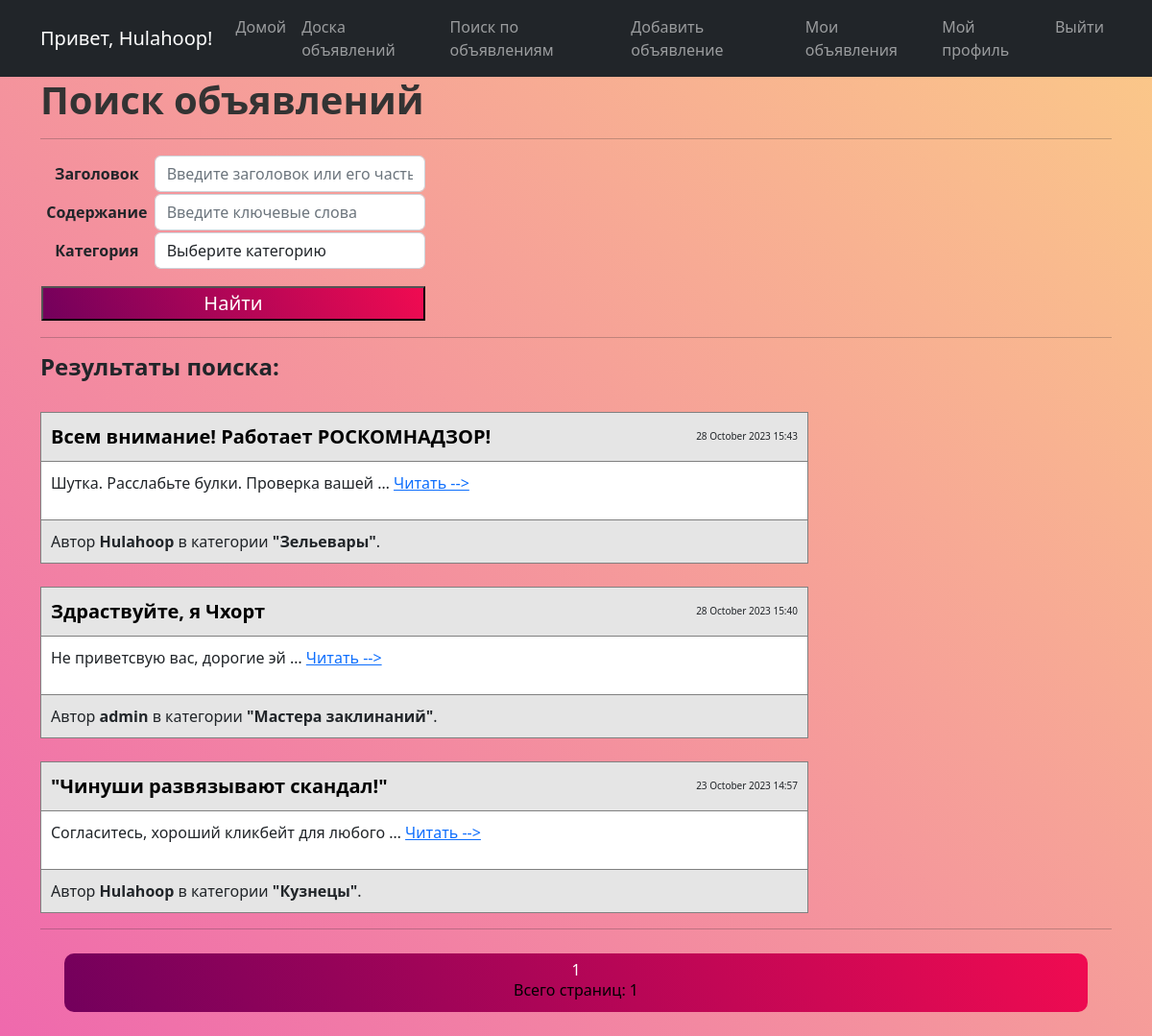
Page /board/search/ (signed in) on the committed database.
### board/models.py (models this page shows, shortened)
class Post(models.Model):
    CATEGORY_LIST = [
        ("tank", "Танки"),
        ('heal', "Хилы"),
        ("dd", "ДД"),
        ("buyers", "Торговцы"),
        ("gildemaster", "Гилдмастеры"),
        ("quest", "Квестгиверы"),
        ("smith", "Кузнецы"),
        ("tanner", "Кожевники"),
        ("potion", "Зельевары"),
        ("spellmaster", "Мастера заклинаний"),
    ]
    author = models.ForeignKey(User, on_delete=models.CASCADE)
    title = models.CharField(max_length=128)
    body = RichTextField(blank=True, null=True)
    date_creation = models.DateTimeField(auto_now_add=True)
    category = models.CharField(max_length=20, choices=CATEGORY_LIST)

### board/views.py (the view)
# urls.py: path('search/', PostSearch.as_view(), name='post_search'),
class PostSearch(ListView):
    model = Post
    ordering = '-date_creation'
    template_name = 'post_search.html'
    context_object_name = 'Post_search'
    paginate_by = PostsList.paginate_by
    def get_context_data(self, **kwargs):
        context = super().get_context_data(**kwargs)
        context['filterset'] = self.filterset
        context['cat_list'] = Post.CATEGORY_LIST
        return context
    def get_queryset(self):
        queryset = super().get_queryset()
        self.filterset = PostsFilter(self.request.GET, queryset)
        return self.filterset.qs

### board/templatetags/custom_filters.py (called while the page is built)
@register.filter(takes_context=True)
def readable_category(category, **kwargs):
    for model_category in Post.CATEGORY_LIST:
        if category == model_category[0]:
            return model_category[1]

### templates/post_search.html (shortened to what this page needs)
{% extends 'flatpages/default.html' %}
{% load custom_tags %}
{% load custom_filters %}
{% block content %}
    <h1 align="left" style="color: #333333"><b>Поиск объявлений</b></h1>
    <hr>
    <form action="" method="get" >
        <table style="width:400px">
            <tr>
                <td>
                    <label for="{{ filterset.form.title.id_for_label}}"><b>Заголовок</b></label>
                </td>
                <td>
                    <input
                        id="{{ filterset.form.title.id }}"
                        name="{{ filterset.form.title.name }}"
                        value="{% if not filterset.form.title.value %}{% else %}{{ filterset.form.title.value }}{% endif %}"
                        class="form-control"
                        placeholder="Введите заголовок или его часть">
                </td>
            </tr>
            <tr>
                <td>
                    <label for="{{ filterset.form.body.id_for_label }}"><b>Содержание</b></label>
                </td>
                <td>
                    <input
                        id="{{ filterset.form.body.id }}"
                        name="{{ filterset.form.body.name }}"
                        value="{% if not filterset.form.body.value %}{% else %}{{ filterset.form.body.value }}{% endif %}"
                        class="form-control"
                        placeholder="Введите ключевые слова">
                </td>
            </tr>
            <tr>
                <td>
                    <label for="id_category"><b>Категория</b></label>
                </td>
                <td>
                    <select name="{{ filterset.form.category.name }}" id="category_id" class="form-control">
                        <option value="">Выберите категорию</option>
                    </select>
                </td>
            </tr>
            <tr>
                <td colspan="2">
                    <input type="submit" class="mt-3 btn-primary" value="Найти" style="width:400px; background: linear-gradient(245deg,#F00B51,#73005C); color: white; font-size: 20px" />
                </td>
            </tr>
        </table>
    </form>
    <hr>
    {% if Post_search %}
        <h4 align="left"><b>Результаты поиска:</b></h4>
        {% for post in Post_search %}
        <table width="800px" border="1px" cellspacing="10" cellpadding="10">
            <tr align="left" bgcolor="#E5E5E5"  style="border-bottom: 0.5px solid gray">
                <td valign="bottom" style="">
                    <a href="{% url 'post_view_from_search_page' post.id %}" style="text-decoration: none; font-size: 20px; color: #000000"><b>{{ post.title }}</b></a>
                </td>
                <td align="right" width="16%" style="font-size: 10px">
                    {{ post.date_creation|date:"d F Y H:i" }}
                </td>
            </tr>
            <tr bgcolor="#FFFFFF" style="border-bottom: 0.5px solid gray;">
                <td align="left" colspan="2">
                    {{ post.body|safe|truncatewords:5 }}
                    <a href="{{ post.id }}"> Читать --></a>
                </td>
            </tr>
            <tr align="left" bgcolor="#E5E5E5">
                <td colspan="2">Автор <b>{{ post.author }}</b> в категории <b>"{{post.category|readable_category }}"</b>.</td>
            </tr>
            <br>
        </table>
        {% endfor %}
    {% else %}
        <h2><b>К сожалению, по Вашему запросу ничего не найдено :(</b></h2>
    {% endif %}
    <hr>
    <div style="background: linear-gradient(245deg,#F00B51,#73005C); ; border-radius:10px; text-align: center; color: white; margin: 25px; padding: 5px">
       {{ page_obj.number }}
        <br>
            <h6 style="color: black">Всего страниц: {{page_obj.paginator.num_pages }} </h6>
    </div>
{% endblock content %}

### templates/flatpages/default.html (shortened to what this page needs)
<!DOCTYPE html>
<html lang="en">
    <head>
        {% load static %}
        {% load custom_tags %}
        <link href="{% static 'css/styles.css' %}" rel="stylesheet" />
    </head>
    <body style="background: linear-gradient(45deg,#EF69AD,#FBCA88); background-attachment: fixed;">
        <nav class="navbar navbar-expand-lg navbar-dark bg-dark static-top">
           <div class="container">
               {% if user.username %}
               <a class="navbar-brand">Привет, {{ user.username }}!</a>
               {% else %}
               <a class="navbar-brand" href="{% url 'account_signup' %}">Станьте частью сообщества!</a>
               {% endif %}
               <div class="collapse navbar-collapse" id="navbarResponsive">
                   <ul class="navbar-nav ml-auto">
                       <li class="nav-item active">
                           <a class="nav-link" href="/">Домой</a>
                       </li>
                       <li class="nav-item">
                           <a class="nav-link" href="/board/">Доска объявлений</a>
                       </li>
                       <li class="nav-item">
                           <a class="nav-link" href="{% url 'post_search' %}">Поиск по объявлениям</a>
                       </li>
                       {% if user.username %}
                       <li class="nav-item">
                           <a class="nav-link" href="{% url 'post_create' %}">Добавить объявление</a>
                       </li>
                       <li class="nav-item">
                           <a class="nav-link" href="{% url 'my_posts_list' %}">Мои объявления</a>
                       </li>
                       <li class="nav-item">
                           <a class="nav-link" href="/profile/">Мой профиль</a>
                       </li>
                       <li class="nav-item">
                           <a class="nav-link" href="{% url 'account_logout' %}">Выйти</a>
                       </li>
                       {% endif %}
                   </ul>
               </div>
           </div>
        </nav>
        <div class="container">
            <div class="row">
                <div class="col-lg-12 text-center">
                   {% block content %}
                   {% endblock content %}
               </div>
            </div>
        </div>
    </body>
</html>

### rows in the picture
Post: title "Всем внимание! Работает РОСКОМНАДЗОР!", date_creation "28 October 2023 15:43", body "Шутка. Расслабьте булки. Проверка вашей …", author "Hulahoop", category|readable_category "Зельевары"
Post: title "Здраствуйте, я Чхорт", date_creation "28 October 2023 15:40", body "Не приветсвую вас, дорогие эй …", author "admin", category|readable_category "Мастера заклинаний"
Post: title "\"Чинуши развязывают скандал!\"", date_creation "23 October 2023 14:57", body "Согласитесь, хороший кликбейт для любого …", author "Hulahoop", category|readable_category "Кузнецы"

### other values in the picture
{{ user.username }} "Hulahoop"
{{ page_obj.number }} "1"
{{ page_obj.paginator.num_pages }} "1"
